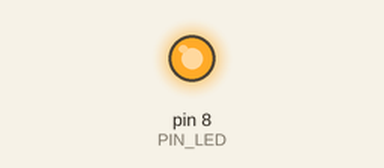
Recording of a sketch running on a simulated Arduino Uno, built with avr-gcc and run on an emulated ATmega328P. Parts: output pins drawn as LEDs (lit = HIGH). At 7.0 s the program stops and its outputs stay as they are.

Above: at 5.5 s.
At 6.85 s:
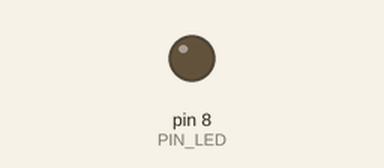
Timing chart, 0 to 8.0 s (numbered marks = the images above):
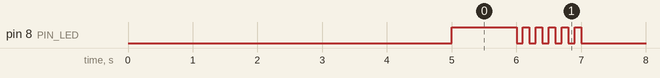

The sketch:

05_practice_2.ino
```cpp
#define PIN_LED 8
int n = 0;
void setup() {
  // put your setup code here, to run once:
  pinMode(PIN_LED, OUTPUT);
  Serial.begin(115200);
  digitalWrite(PIN_LED, LOW);
  delay(5000);
}

void loop() {
  // put your main code here, to run repeatedly:
  n++;
  digitalWrite(PIN_LED, HIGH);
  delay(1000);
  for(int i=0;i<5;i++)
  {
    digitalWrite(PIN_LED,LOW);
    delay(100);
    digitalWrite(PIN_LED,HIGH);
    delay(100);
  }
  digitalWrite(PIN_LED,LOW);
  while(1)
  {

  }

}
```

Measured:
- by itself, pin 8 (PIN_LED): repeats every 0.20 s: LOW 0.10 s, HIGH 0.10 s, until it stays LOW from 7.0 s
